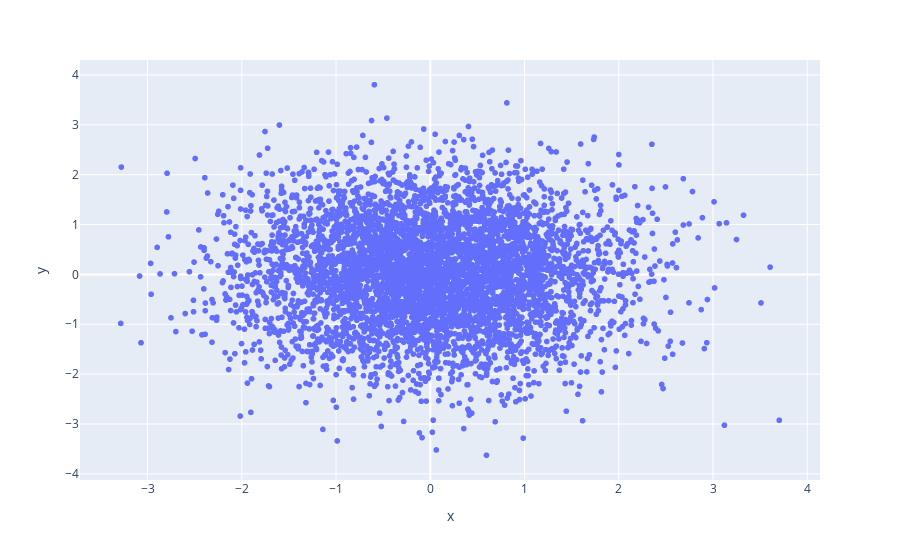

Notebook code cell kept with this figure:
### Code cell
df_remaining = drop(df=df, objective_to_drop='f3', threshold=0.0)
objectives_remaining = list(set(df_remaining.columns) & set(objectives))

fig = px.scatter(x = df_remaining['f1'], y = df_remaining['f2'])
fig

### Figure 1 — Plotly figure (JSON) as saved in the notebook; plotly's stock layout.template omitted (floating-point values rounded to 4 significant figures; data arrays with more than 128 entries replaced by an {"elided": "..."} marker saying what was removed)
{"data": [{"hovertemplate": "x=%{x}<br>y=%{y}<extra></extra>", "legendgroup": "", "marker": {"color": "#636efa", "symbol": "circle"}, "mode": "markers", "name": "", "showlegend": false, "type": "scattergl", "x": {"elided": "5061 float values"}, "xaxis": "x", "y": {"elided": "5061 float values"}, "yaxis": "y"}], "layout": {"legend": {"tracegroupgap": 0}, "margin": {"t": 60}, "xaxis": {"anchor": "y", "domain": [0, 1], "title": {"text": "x"}}, "yaxis": {"anchor": "x", "domain": [0, 1], "title": {"text": "y"}}}}
